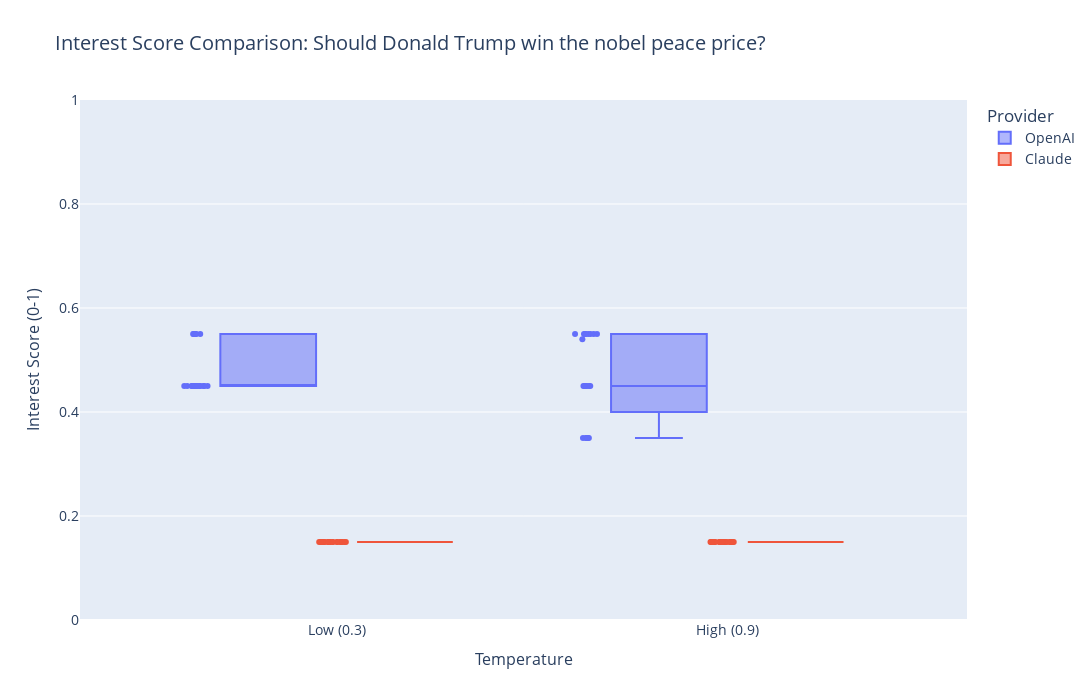

Here is the notebook cell this chart was saved with:
### Markdown cell above
## Box Plot Comparison: Interest Scores

### Code cell
# Prepare data for box plot
interest_plot_data = []
for config, scores in interest_data.items():
    for score in scores:
        provider = 'OpenAI' if 'OpenAI' in config else 'Claude'
        temp = 'Low (0.3)' if 'Low' in config else 'High (0.9)'
        interest_plot_data.append({
            'Score': score,
            'Provider': provider,
            'Temperature': temp,
            'Config': config
        })

interest_plot_df = pd.DataFrame(interest_plot_data)

fig = px.box(
    interest_plot_df,
    x='Temperature',
    y='Score',
    color='Provider',
    title=f'Interest Score Comparison: {TOPIC}',
    labels={'Score': 'Interest Score (0-1)'},
    points='all'
)

# Increase size and font sizes
fig.update_layout(
    height=700,  # Increased from 500
    width=1200,  # Added width
    yaxis_range=[0, 1],
    title_font_size=20,
    font=dict(size=14),
    xaxis=dict(title_font_size=16, tickfont_size=14),
    yaxis=dict(title_font_size=16, tickfont_size=14),
    legend=dict(font=dict(size=14))
)

fig.show()

### Figure 1 — Plotly figure (JSON) as saved in the notebook; plotly's stock layout.template omitted (floating-point values rounded to 4 significant figures)
{"data": [{"alignmentgroup": "True", "boxpoints": "all", "hovertemplate": "Provider=OpenAI<br>Temperature=%{x}<br>Interest Score (0-1)=%{y}<extra></extra>", "legendgroup": "OpenAI", "marker": {"color": "#636efa"}, "name": "OpenAI", "notched": false, "offsetgroup": "OpenAI", "orientation": "v", "showlegend": true, "type": "box", "x": ["Low (0.3)", "Low (0.3)", "Low (0.3)", "Low (0.3)", "Low (0.3)", "Low (0.3)", "Low (0.3)", "Low (0.3)", "Low (0.3)", "Low (0.3)", "Low (0.3)", "Low (0.3)", "Low (0.3)", "Low (0.3)", "Low (0.3)", "Low (0.3)", "Low (0.3)", "Low (0.3)", "Low (0.3)", "Low (0.3)", "High (0.9)", "High (0.9)", "High (0.9)", "High (0.9)", "High (0.9)", "High (0.9)", "High (0.9)", "High (0.9)", "High (0.9)", "High (0.9)", "High (0.9)", "High (0.9)", "High (0.9)", "High (0.9)", "High (0.9)", "High (0.9)", "High (0.9)", "High (0.9)", "High (0.9)", "High (0.9)"], "x0": " ", "xaxis": "x", "y": [0.45, 0.45, 0.45, 0.55, 0.45, 0.55, 0.55, 0.45, 0.45, 0.55, 0.45, 0.55, 0.45, 0.45, 0.45, 0.45, 0.45, 0.45, 0.55, 0.45, 0.35, 0.45, 0.55, 0.45, 0.35, 0.45, 0.55, 0.45, 0.55, 0.45, 0.35, 0.35, 0.55, 0.55, 0.45, 0.55, 0.54, 0.55, 0.35, 0.55], "y0": " ", "yaxis": "y"}, {"alignmentgroup": "True", "boxpoints": "all", "hovertemplate": "Provider=Claude<br>Temperature=%{x}<br>Interest Score (0-1)=%{y}<extra></extra>", "legendgroup": "Claude", "marker": {"color": "#EF553B"}, "name": "Claude", "notched": false, "offsetgroup": "Claude", "orientation": "v", "showlegend": true, "type": "box", "x": ["Low (0.3)", "Low (0.3)", "Low (0.3)", "Low (0.3)", "Low (0.3)", "Low (0.3)", "Low (0.3)", "Low (0.3)", "Low (0.3)", "Low (0.3)", "Low (0.3)", "Low (0.3)", "Low (0.3)", "Low (0.3)", "Low (0.3)", "Low (0.3)", "Low (0.3)", "Low (0.3)", "Low (0.3)", "Low (0.3)", "High (0.9)", "High (0.9)", "High (0.9)", "High (0.9)", "High (0.9)", "High (0.9)", "High (0.9)", "High (0.9)", "High (0.9)", "High (0.9)", "High (0.9)", "High (0.9)", "High (0.9)", "High (0.9)", "High (0.9)", "High (0.9)", "High (0.9)", "High (0.9)", "High (0.9)", "High (0.9)"], "x0": " ", "xaxis": "x", "y": [0.15, 0.15, 0.15, 0.15, 0.15, 0.15, 0.15, 0.15, 0.15, 0.15, 0.15, 0.15, 0.15, 0.15, 0.15, 0.15, 0.15, 0.15, 0.15, 0.15, 0.15, 0.15, 0.15, 0.15, 0.15, 0.15, 0.15, 0.15, 0.15, 0.15, 0.15, 0.15, 0.15, 0.15, 0.15, 0.15, 0.15, 0.15, 0.15, 0.15], "y0": " ", "yaxis": "y"}], "layout": {"boxmode": "group", "font": {"size": 14}, "height": 700, "legend": {"font": {"size": 14}, "title": {"text": "Provider"}, "tracegroupgap": 0}, "title": {"font": {"size": 20}, "text": "Interest Score Comparison: Should Donald Trump win the nobel peace price?"}, "width": 1200, "xaxis": {"anchor": "y", "domain": [0, 1], "tickfont": {"size": 14}, "title": {"font": {"size": 16}, "text": "Temperature"}}, "yaxis": {"anchor": "x", "domain": [0, 1], "range": [0, 1], "tickfont": {"size": 14}, "title": {"font": {"size": 16}, "text": "Interest Score (0-1)"}}}}
